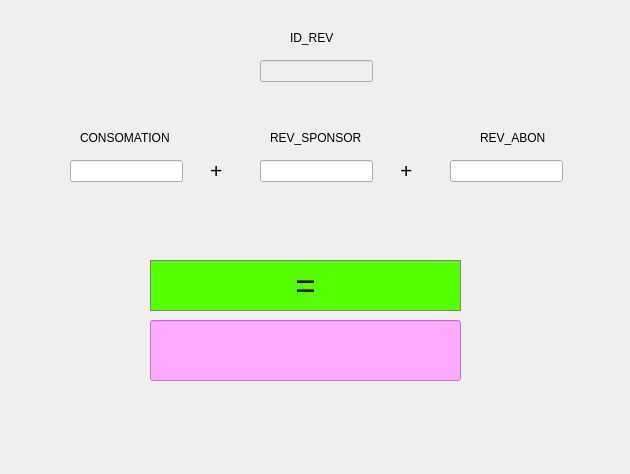
<?xml version="1.0" encoding="UTF-8"?>
<ui version="4.0">
 <class>calculatrice</class>
 <widget class="QDialog" name="calculatrice">
  <property name="geometry">
   <rect>
    <x>0</x>
    <y>0</y>
    <width>630</width>
    <height>474</height>
   </rect>
  </property>
  <property name="windowTitle">
   <string>Dialog</string>
  </property>
  <widget class="QLineEdit" name="Display">
   <property name="geometry">
    <rect>
     <x>150</x>
     <y>320</y>
     <width>311</width>
     <height>61</height>
    </rect>
   </property>
   <property name="styleSheet">
    <string notr="true">background-color: rgb(255, 170, 255);</string>
   </property>
  </widget>
  <widget class="QPushButton" name="Equals">
   <property name="geometry">
    <rect>
     <x>150</x>
     <y>260</y>
     <width>311</width>
     <height>51</height>
    </rect>
   </property>
   <property name="font">
    <font>
     <pointsize>26</pointsize>
    </font>
   </property>
   <property name="cursor">
    <cursorShape>PointingHandCursor</cursorShape>
   </property>
   <property name="styleSheet">
    <string notr="true">background-color: rgb(85, 255, 0);
border: 1px solid gray;
padding:5px;</string>
   </property>
   <property name="text">
    <string>=</string>
   </property>
  </widget>
  <widget class="QLineEdit" name="CONSOMATION3">
   <property name="geometry">
    <rect>
     <x>70</x>
     <y>160</y>
     <width>113</width>
     <height>22</height>
    </rect>
   </property>
  </widget>
  <widget class="QLineEdit" name="REV_SPONSOR3">
   <property name="geometry">
    <rect>
     <x>260</x>
     <y>160</y>
     <width>113</width>
     <height>22</height>
    </rect>
   </property>
  </widget>
  <widget class="QLineEdit" name="REV_ABON3">
   <property name="geometry">
    <rect>
     <x>450</x>
     <y>160</y>
     <width>113</width>
     <height>22</height>
    </rect>
   </property>
  </widget>
  <widget class="QLabel" name="label">
   <property name="geometry">
    <rect>
     <x>210</x>
     <y>160</y>
     <width>21</width>
     <height>21</height>
    </rect>
   </property>
   <property name="font">
    <font>
     <pointsize>16</pointsize>
    </font>
   </property>
   <property name="text">
    <string>+</string>
   </property>
  </widget>
  <widget class="QLabel" name="label_2">
   <property name="geometry">
    <rect>
     <x>400</x>
     <y>160</y>
     <width>21</width>
     <height>21</height>
    </rect>
   </property>
   <property name="font">
    <font>
     <pointsize>16</pointsize>
    </font>
   </property>
   <property name="text">
    <string>+</string>
   </property>
  </widget>
  <widget class="QLineEdit" name="lineEdit">
   <property name="enabled">
    <bool>false</bool>
   </property>
   <property name="geometry">
    <rect>
     <x>260</x>
     <y>60</y>
     <width>113</width>
     <height>22</height>
    </rect>
   </property>
  </widget>
  <widget class="QLabel" name="label_3">
   <property name="geometry">
    <rect>
     <x>290</x>
     <y>30</y>
     <width>56</width>
     <height>16</height>
    </rect>
   </property>
   <property name="text">
    <string>ID_REV</string>
   </property>
  </widget>
  <widget class="QLabel" name="label_4">
   <property name="geometry">
    <rect>
     <x>80</x>
     <y>130</y>
     <width>91</width>
     <height>16</height>
    </rect>
   </property>
   <property name="text">
    <string>CONSOMATION</string>
   </property>
  </widget>
  <widget class="QLabel" name="label_5">
   <property name="geometry">
    <rect>
     <x>270</x>
     <y>130</y>
     <width>91</width>
     <height>16</height>
    </rect>
   </property>
   <property name="text">
    <string>REV_SPONSOR</string>
   </property>
  </widget>
  <widget class="QLabel" name="label_6">
   <property name="geometry">
    <rect>
     <x>480</x>
     <y>130</y>
     <width>71</width>
     <height>16</height>
    </rect>
   </property>
   <property name="text">
    <string>REV_ABON</string>
   </property>
  </widget>
 </widget>
 <resources/>
 <connections/>
</ui>
